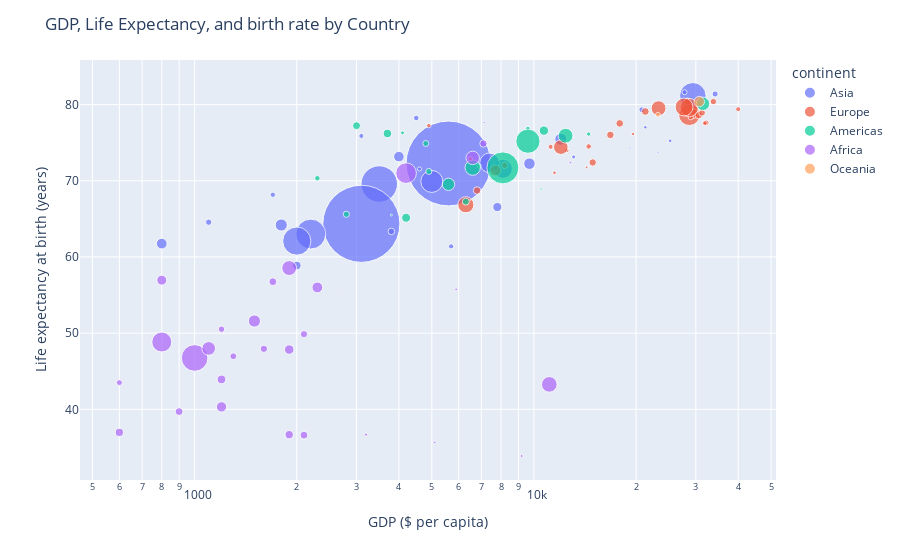

Here is the notebook cell this chart was saved with:
### Markdown cell above
* Visualisasi Bubble Chart

### Code cell
# create bubble chart
fig = px.scatter(df, x='  GDP per capita ', y=' Life expectancy at birth', size='  Population ', color='continent', hover_name='Country', log_x=True, size_max=60)
# set layout
fig.update_layout(title='GDP, Life Expectancy, and birth rate by Country', xaxis_title='GDP ($ per capita)', yaxis_title='Life expectancy at birth (years)')
fig.show()

### Figure 1 — Plotly figure (JSON) as saved in the notebook; plotly's stock layout.template omitted (floating-point values rounded to 4 significant figures)
{"data": [{"hovertemplate": "<b>%{hovertext}</b><br><br>continent=Asia<br>  GDP per capita =%{x}<br> Life expectancy at birth=%{y}<br>  Population =%{marker.size}<extra></extra>", "hovertext": ["Japan", "Saudi Arabia", "China", "Hong Kong", "Kuwait", "Malaysia", "Singapore", "Indonesia", "Thailand", "United Arab Emirates", "Qatar", "India", "Philippines", "Oman", "Pakistan", "Bahrain", "Uzbekistan", "Yemen", "Bangladesh", "Israel", "Jordan", "Turkmenistan", "Kazakhstan", "Tajikistan", "Kyrgyzstan", "Armenia", "Cambodia", "Sri Lanka", "Cyprus", "Georgia", "Azerbaijan", "Turkey"], "legendgroup": "Asia", "marker": {"color": "#636efa", "size": [127417244, 26417599, 1306313812, 6898686, 2335648, 23953136, 4425720, 241973879, 65444371, 2563212, 863051, 1080264388, 87857473, 3001583, 162419946, 688345, 26851195, 20727063, 144319628, 6276883, 5759732, 4952081, 15185844, 7163506, 5146281, 2982904, 13607069, 20064776, 780133, 4677401, 7911974, 69660559], "sizemode": "area", "sizeref": 362900.0, "symbol": "circle"}, "mode": "markers", "name": "Asia", "orientation": "v", "showlegend": true, "type": "scatter", "x": [" $29,400.00 ", " $12,000.00 ", " $5,600.00 ", " $34,200.00 ", " $21,300.00 ", " $9,700.00 ", " $27,800.00 ", " $3,500.00 ", " $8,100.00 ", " $25,200.00 ", " $23,200.00 ", " $3,100.00 ", " $5,000.00 ", " $13,100.00 ", " $2,200.00 ", " $19,200.00 ", " $1,800.00 ", " $800.00 ", " $2,000.00 ", " $20,800.00 ", " $4,500.00 ", " $5,700.00 ", " $7,800.00 ", " $1,100.00 ", " $1,700.00 ", " $4,600.00 ", " $2,000.00 ", " $4,000.00 ", " $7,135.00 ", " $3,100.00 ", " $3,800.00 ", " $7,400.00 "], "xaxis": "x", "y": [81.15, 75.46, 72.27, 81.39, 77.03, 72.24, 81.62, 69.57, 71.57, 75.24, 73.67, 64.35, 69.91, 73.13, 63, 74.23, 64.19, 61.75, 62.08, 79.32, 78.24, 61.39, 66.55, 64.56, 68.16, 71.55, 58.87, 73.17, 77.65, 75.88, 63.35, 72.36], "yaxis": "y"}, {"hovertemplate": "<b>%{hovertext}</b><br><br>continent=Europe<br>  GDP per capita =%{x}<br> Life expectancy at birth=%{y}<br>  Population =%{marker.size}<extra></extra>", "hovertext": ["Germany", "Switzerland", "Norway", "Sweden", "Netherlands", "Belgium", "Finland", "Denmark", "Ukraine", "Bulgaria", "Slovenia", "France", "Albania", "Iceland", "Belarus", "Estonia", "Latvia", "Slovakia", "Lithuania", "Croatia", "Bosnia and Herzegovina", "Ireland", "Austria", "Romania", "Poland", "Czech Republic", "Hungary", "Greece", "Portugal", "Italy", "Spain"], "legendgroup": "Europe", "marker": {"color": "#EF553B", "size": [82431390, 7489370, 4593041, 9001774, 16407491, 10364388, 5223442, 5432335, 47425336, 7450349, 2011070, 60656178, 3563112, 296737, 10300483, 1332893, 2290237, 5431363, 3596617, 4495904, 4025476, 4015676, 8184691, 22329977, 38635144, 10241138, 10006835, 10668354, 10566212, 58103033, 40341462], "sizemode": "area", "sizeref": 362900.0, "symbol": "circle"}, "mode": "markers", "name": "Europe", "orientation": "v", "showlegend": true, "type": "scatter", "x": [" $28,700.00 ", " $33,800.00 ", " $40,000.00 ", " $28,400.00 ", " $29,500.00 ", " $30,600.00 ", " $29,000.00 ", " $32,200.00 ", " $6,300.00 ", " $8,200.00 ", " $19,600.00 ", " $28,700.00 ", " $4,900.00 ", " $31,900.00 ", " $6,800.00 ", " $14,300.00 ", " $11,500.00 ", " $14,500.00 ", " $12,500.00 ", " $11,200.00 ", " $6,500.00 ", " $31,900.00 ", " $31,300.00 ", " $7,700.00 ", " $12,000.00 ", " $16,800.00 ", " $14,900.00 ", " $21,300.00 ", " $17,900.00 ", " $27,700.00 ", " $23,300.00 "], "xaxis": "x", "y": [78.65, 80.39, 79.4, 80.4, 78.81, 78.62, 78.35, 77.62, 66.85, 72.03, 76.14, 79.6, 77.24, 80.19, 68.72, 71.77, 71.05, 74.5, 73.97, 74.45, 72.85, 77.56, 78.92, 71.35, 74.41, 76.02, 72.4, 79.09, 77.53, 79.68, 79.52], "yaxis": "y"}, {"hovertemplate": "<b>%{hovertext}</b><br><br>continent=Americas<br>  GDP per capita =%{x}<br> Life expectancy at birth=%{y}<br>  Population =%{marker.size}<extra></extra>", "hovertext": ["Canada", "Brazil", "Argentina", "Chile", "Trinidad and Tobago", "Dominican Republic", "Ecuador", "Honduras", "Uruguay", "Peru", "Paraguay", "Belize", "Guyana", "Cuba", "Panama", "Jamaica", "Nicaragua", "El Salvador", "Costa Rica", "Guatemala", "Colombia", "Mexico"], "legendgroup": "Americas", "marker": {"color": "#00cc96", "size": [32805041, 186112794, 39537943, 15980912, 1088644, 8950034, 13363593, 6975204, 3415920, 27925628, 6347884, 279457, 765283, 11346670, 3039150, 2731832, 5465100, 6704932, 4016173, 14655189, 42954279, 106202903], "sizemode": "area", "sizeref": 362900.0, "symbol": "circle"}, "mode": "markers", "name": "Americas", "orientation": "v", "showlegend": true, "type": "scatter", "x": [" $31,500.00 ", " $8,100.00 ", " $12,400.00 ", " $10,700.00 ", " $10,500.00 ", " $6,300.00 ", " $3,700.00 ", " $2,800.00 ", " $14,500.00 ", " $5,600.00 ", " $4,800.00 ", " $6,500.00 ", " $3,800.00 ", " $3,000.00 ", " $6,900.00 ", " $4,100.00 ", " $2,300.00 ", " $4,900.00 ", " $9,600.00 ", " $4,200.00 ", " $6,600.00 ", " $9,600.00 "], "xaxis": "x", "y": [80.1, 71.69, 75.91, 76.58, 68.91, 67.26, 76.21, 65.6, 76.13, 69.53, 74.89, 67.49, 65.5, 77.23, 71.94, 76.29, 70.33, 71.22, 76.84, 65.14, 71.72, 75.19], "yaxis": "y"}, {"hovertemplate": "<b>%{hovertext}</b><br><br>continent=Africa<br>  GDP per capita =%{x}<br> Life expectancy at birth=%{y}<br>  Population =%{marker.size}<extra></extra>", "hovertext": ["Algeria", "Nigeria", "Egypt", "Botswana", "Chad", "Mauritius", "Gabon", "Ghana", "Tunisia", "Angola", "Malawi", "Burundi", "Swaziland", "Mozambique", "Lesotho", "Cameroon", "Benin", "Zambia", "Rwanda", "Zimbabwe", "Madagascar", "Guinea", "Kenya", "Ethiopia", "Burkina Faso", "Senegal", "Equatorial Guinea", "Uganda", "Sudan", "South Africa"], "legendgroup": "Africa", "marker": {"color": "#ab63fa", "size": [32531853, 128771988, 77505756, 1640115, 9826419, 1230602, 1389201, 21029853, 10074951, 11190786, 12158924, 6370609, 1173900, 19406703, 1867035, 16380005, 7460025, 11261795, 8440820, 12746990, 18040341, 9467866, 33829590, 73053286, 13925313, 11126832, 535881, 27269482, 40187486, 44344136], "sizemode": "area", "sizeref": 362900.0, "symbol": "circle"}, "mode": "markers", "name": "Africa", "orientation": "v", "showlegend": true, "type": "scatter", "x": [" $6,600.00 ", " $1,000.00 ", " $4,200.00 ", " $9,200.00 ", " $1,600.00 ", " $12,800.00 ", " $5,900.00 ", " $2,300.00 ", " $7,100.00 ", " $2,100.00 ", " $600.00 ", " $600.00 ", " $5,100.00 ", " $1,200.00 ", " $3,200.00 ", " $1,900.00 ", " $1,200.00 ", " $900.00 ", " $1,300.00 ", " $1,900.00 ", " $800.00 ", " $2,100.00 ", " $1,100.00 ", " $800.00 ", " $1,200.00 ", " $1,700.00 ", " $2,700.00 ", " $1,500.00 ", " $1,900.00 ", " $11,100.00 "], "xaxis": "x", "y": [73, 46.74, 71, 33.87, 47.94, 72.38, 55.75, 56, 74.89, 36.61, 36.97, 43.5, 35.65, 40.32, 36.68, 47.84, 50.51, 39.7, 46.96, 36.67, 56.95, 49.86, 47.99, 48.83, 43.92, 56.75, 55.56, 51.59, 58.54, 43.27], "yaxis": "y"}, {"hovertemplate": "<b>%{hovertext}</b><br><br>continent=Oceania<br>  GDP per capita =%{x}<br> Life expectancy at birth=%{y}<br>  Population =%{marker.size}<extra></extra>", "hovertext": ["New Zealand", "Australia"], "legendgroup": "Oceania", "marker": {"color": "#FFA15A", "size": [4035461, 20090437], "sizemode": "area", "sizeref": 362900.0, "symbol": "circle"}, "mode": "markers", "name": "Oceania", "orientation": "v", "showlegend": true, "type": "scatter", "x": [" $23,200.00 ", " $30,700.00 "], "xaxis": "x", "y": [78.66, 80.39], "yaxis": "y"}], "layout": {"legend": {"itemsizing": "constant", "title": {"text": "continent"}, "tracegroupgap": 0}, "margin": {"t": 60}, "title": {"text": "GDP, Life Expectancy, and birth rate by Country"}, "xaxis": {"anchor": "y", "domain": [0, 1], "title": {"text": "GDP ($ per capita)"}, "type": "log"}, "yaxis": {"anchor": "x", "domain": [0, 1], "title": {"text": "Life expectancy at birth (years)"}}}}
